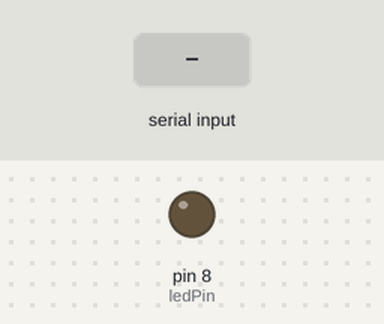
The sketch below on a simulated Arduino Uno, built with avr-gcc and run on an emulated ATmega328P. Shown: output pins drawn as LEDs (lit = HIGH). The test bench sets the inputs (shaded band).

Above: at 1.2 s.
1.3 s: "on\n" received over Serial
At 2.1 s:
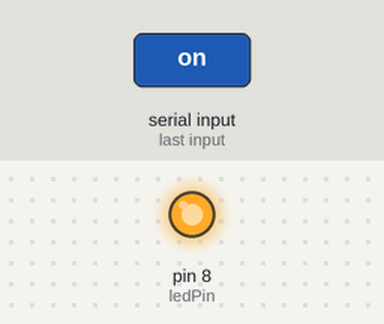
Timing chart, 0 to 4.3 s (numbered marks = the images above; inputs shaded):
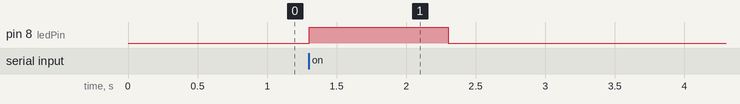

Measured:
- after the input at 1.3 s, pin 8 (ledPin): LOW → HIGH at once, → LOW 1.0 s later

The sketch:

ledverde.ino
```cpp
int ledPin = 8; // Pin del LED

void setup() {
  Serial.begin(9600);
  pinMode(ledPin, OUTPUT);
}

void loop() {
  if (Serial.available() > 0) {
    String command = Serial.readStringUntil('\n');
    command.trim();

    if (command == "on") {
      digitalWrite(ledPin, HIGH); // Encender LED
      delay(1000); // Mantener encendido por 1 segundo
      digitalWrite(ledPin, LOW); // Apagar LED
    }
  }
}
```
